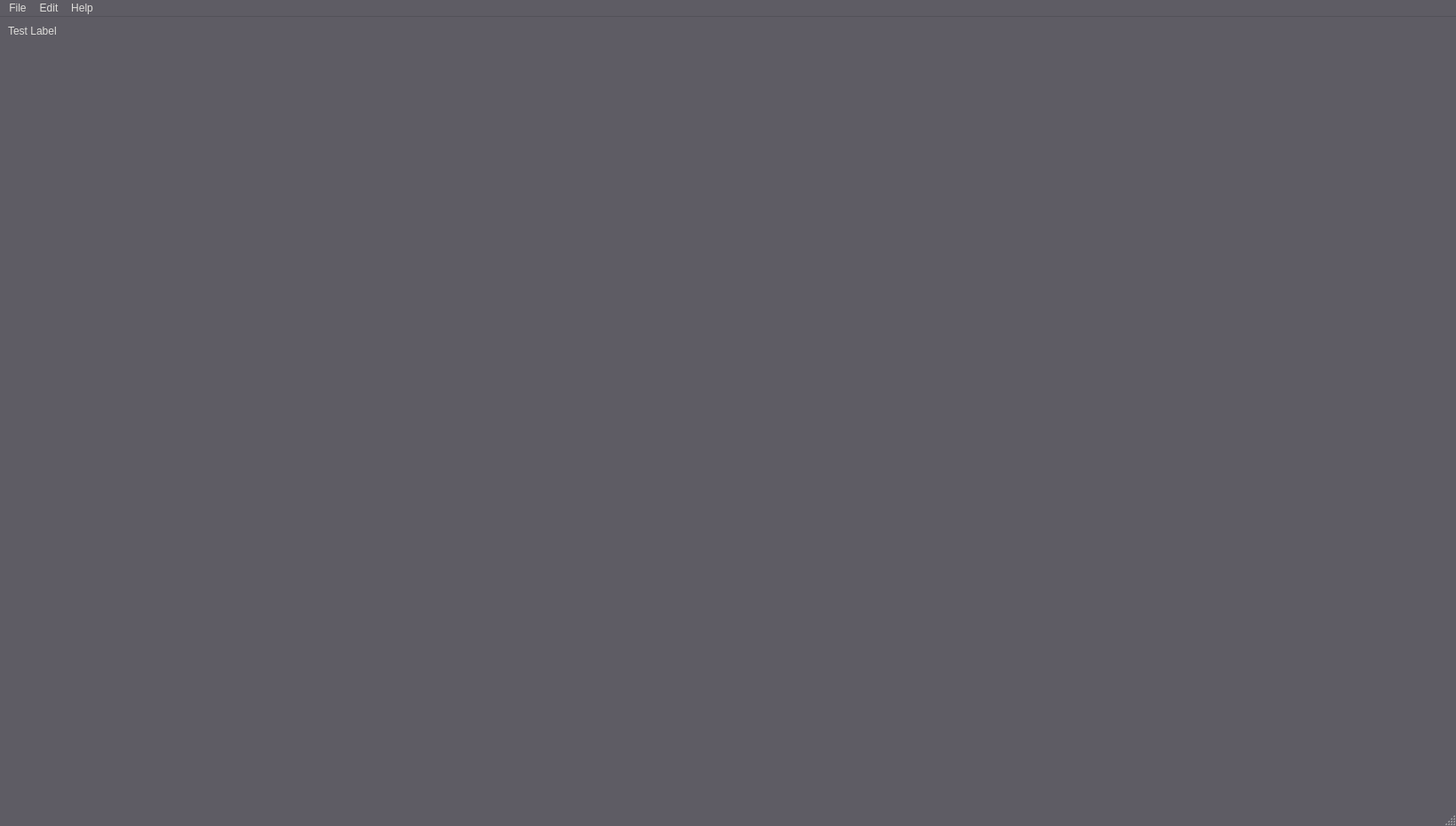
<?xml version="1.0" encoding="UTF-8"?>
<ui version="4.0">
 <class>FangornMainWindow</class>
 <widget class="QMainWindow" name="FangornMainWindow">
  <property name="geometry">
   <rect>
    <x>0</x>
    <y>0</y>
    <width>1640</width>
    <height>930</height>
   </rect>
  </property>
  <property name="sizePolicy">
   <sizepolicy hsizetype="Preferred" vsizetype="Maximum">
    <horstretch>0</horstretch>
    <verstretch>0</verstretch>
   </sizepolicy>
  </property>
  <property name="palette">
   <palette>
    <active>
     <colorrole role="WindowText">
      <brush brushstyle="SolidPattern">
       <color alpha="255">
        <red>222</red>
        <green>221</green>
        <blue>218</blue>
       </color>
      </brush>
     </colorrole>
     <colorrole role="Button">
      <brush brushstyle="SolidPattern">
       <color alpha="255">
        <red>94</red>
        <green>92</green>
        <blue>100</blue>
       </color>
      </brush>
     </colorrole>
     <colorrole role="Light">
      <brush brushstyle="SolidPattern">
       <color alpha="255">
        <red>255</red>
        <green>255</green>
        <blue>255</blue>
       </color>
      </brush>
     </colorrole>
     <colorrole role="Midlight">
      <brush brushstyle="SolidPattern">
       <color alpha="255">
        <red>202</red>
        <green>202</green>
        <blue>202</blue>
       </color>
      </brush>
     </colorrole>
     <colorrole role="Dark">
      <brush brushstyle="SolidPattern">
       <color alpha="255">
        <red>36</red>
        <green>31</green>
        <blue>49</blue>
       </color>
      </brush>
     </colorrole>
     <colorrole role="Mid">
      <brush brushstyle="SolidPattern">
       <color alpha="255">
        <red>119</red>
        <green>118</green>
        <blue>123</blue>
       </color>
      </brush>
     </colorrole>
     <colorrole role="Text">
      <brush brushstyle="SolidPattern">
       <color alpha="255">
        <red>222</red>
        <green>221</green>
        <blue>218</blue>
       </color>
      </brush>
     </colorrole>
     <colorrole role="ButtonText">
      <brush brushstyle="SolidPattern">
       <color alpha="255">
        <red>222</red>
        <green>221</green>
        <blue>218</blue>
       </color>
      </brush>
     </colorrole>
     <colorrole role="Base">
      <brush brushstyle="SolidPattern">
       <color alpha="255">
        <red>107</red>
        <green>106</green>
        <blue>104</blue>
       </color>
      </brush>
     </colorrole>
     <colorrole role="Window">
      <brush brushstyle="SolidPattern">
       <color alpha="255">
        <red>94</red>
        <green>92</green>
        <blue>100</blue>
       </color>
      </brush>
     </colorrole>
     <colorrole role="Shadow">
      <brush brushstyle="SolidPattern">
       <color alpha="255">
        <red>119</red>
        <green>118</green>
        <blue>123</blue>
       </color>
      </brush>
     </colorrole>
     <colorrole role="Highlight">
      <brush brushstyle="SolidPattern">
       <color alpha="255">
        <red>38</red>
        <green>162</green>
        <blue>105</blue>
       </color>
      </brush>
     </colorrole>
     <colorrole role="HighlightedText">
      <brush brushstyle="SolidPattern">
       <color alpha="255">
        <red>246</red>
        <green>245</green>
        <blue>244</blue>
       </color>
      </brush>
     </colorrole>
     <colorrole role="Link">
      <brush brushstyle="SolidPattern">
       <color alpha="255">
        <red>153</red>
        <green>193</green>
        <blue>241</blue>
       </color>
      </brush>
     </colorrole>
     <colorrole role="LinkVisited">
      <brush brushstyle="SolidPattern">
       <color alpha="255">
        <red>220</red>
        <green>138</green>
        <blue>221</blue>
       </color>
      </brush>
     </colorrole>
     <colorrole role="AlternateBase">
      <brush brushstyle="SolidPattern">
       <color alpha="255">
        <red>133</red>
        <green>133</green>
        <blue>131</blue>
       </color>
      </brush>
     </colorrole>
     <colorrole role="PlaceholderText">
      <brush brushstyle="SolidPattern">
       <color alpha="128">
        <red>222</red>
        <green>221</green>
        <blue>218</blue>
       </color>
      </brush>
     </colorrole>
    </active>
    <inactive>
     <colorrole role="WindowText">
      <brush brushstyle="SolidPattern">
       <color alpha="255">
        <red>222</red>
        <green>221</green>
        <blue>218</blue>
       </color>
      </brush>
     </colorrole>
     <colorrole role="Button">
      <brush brushstyle="SolidPattern">
       <color alpha="255">
        <red>94</red>
        <green>92</green>
        <blue>100</blue>
       </color>
      </brush>
     </colorrole>
     <colorrole role="Light">
      <brush brushstyle="SolidPattern">
       <color alpha="255">
        <red>255</red>
        <green>255</green>
        <blue>255</blue>
       </color>
      </brush>
     </colorrole>
     <colorrole role="Midlight">
      <brush brushstyle="SolidPattern">
       <color alpha="255">
        <red>202</red>
        <green>202</green>
        <blue>202</blue>
       </color>
      </brush>
     </colorrole>
     <colorrole role="Dark">
      <brush brushstyle="SolidPattern">
       <color alpha="255">
        <red>36</red>
        <green>31</green>
        <blue>49</blue>
       </color>
      </brush>
     </colorrole>
     <colorrole role="Mid">
      <brush brushstyle="SolidPattern">
       <color alpha="255">
        <red>119</red>
        <green>118</green>
        <blue>123</blue>
       </color>
      </brush>
     </colorrole>
     <colorrole role="Text">
      <brush brushstyle="SolidPattern">
       <color alpha="255">
        <red>222</red>
        <green>221</green>
        <blue>218</blue>
       </color>
      </brush>
     </colorrole>
     <colorrole role="ButtonText">
      <brush brushstyle="SolidPattern">
       <color alpha="255">
        <red>222</red>
        <green>221</green>
        <blue>218</blue>
       </color>
      </brush>
     </colorrole>
     <colorrole role="Base">
      <brush brushstyle="SolidPattern">
       <color alpha="255">
        <red>119</red>
        <green>118</green>
        <blue>123</blue>
       </color>
      </brush>
     </colorrole>
     <colorrole role="Window">
      <brush brushstyle="SolidPattern">
       <color alpha="255">
        <red>94</red>
        <green>92</green>
        <blue>100</blue>
       </color>
      </brush>
     </colorrole>
     <colorrole role="Shadow">
      <brush brushstyle="SolidPattern">
       <color alpha="255">
        <red>118</red>
        <green>118</green>
        <blue>118</blue>
       </color>
      </brush>
     </colorrole>
     <colorrole role="Highlight">
      <brush brushstyle="SolidPattern">
       <color alpha="255">
        <red>154</red>
        <green>153</green>
        <blue>150</blue>
       </color>
      </brush>
     </colorrole>
     <colorrole role="HighlightedText">
      <brush brushstyle="SolidPattern">
       <color alpha="255">
        <red>255</red>
        <green>255</green>
        <blue>255</blue>
       </color>
      </brush>
     </colorrole>
     <colorrole role="Link">
      <brush brushstyle="SolidPattern">
       <color alpha="255">
        <red>153</red>
        <green>193</green>
        <blue>241</blue>
       </color>
      </brush>
     </colorrole>
     <colorrole role="LinkVisited">
      <brush brushstyle="SolidPattern">
       <color alpha="255">
        <red>220</red>
        <green>138</green>
        <blue>221</blue>
       </color>
      </brush>
     </colorrole>
     <colorrole role="AlternateBase">
      <brush brushstyle="SolidPattern">
       <color alpha="255">
        <red>119</red>
        <green>118</green>
        <blue>123</blue>
       </color>
      </brush>
     </colorrole>
     <colorrole role="PlaceholderText">
      <brush brushstyle="SolidPattern">
       <color alpha="128">
        <red>222</red>
        <green>221</green>
        <blue>218</blue>
       </color>
      </brush>
     </colorrole>
    </inactive>
    <disabled>
     <colorrole role="WindowText">
      <brush brushstyle="SolidPattern">
       <color alpha="255">
        <red>154</red>
        <green>153</green>
        <blue>150</blue>
       </color>
      </brush>
     </colorrole>
     <colorrole role="Button">
      <brush brushstyle="SolidPattern">
       <color alpha="255">
        <red>94</red>
        <green>92</green>
        <blue>100</blue>
       </color>
      </brush>
     </colorrole>
     <colorrole role="Light">
      <brush brushstyle="SolidPattern">
       <color alpha="255">
        <red>255</red>
        <green>255</green>
        <blue>255</blue>
       </color>
      </brush>
     </colorrole>
     <colorrole role="Midlight">
      <brush brushstyle="SolidPattern">
       <color alpha="255">
        <red>202</red>
        <green>202</green>
        <blue>202</blue>
       </color>
      </brush>
     </colorrole>
     <colorrole role="Dark">
      <brush brushstyle="SolidPattern">
       <color alpha="255">
        <red>36</red>
        <green>31</green>
        <blue>49</blue>
       </color>
      </brush>
     </colorrole>
     <colorrole role="Mid">
      <brush brushstyle="SolidPattern">
       <color alpha="255">
        <red>119</red>
        <green>118</green>
        <blue>123</blue>
       </color>
      </brush>
     </colorrole>
     <colorrole role="Text">
      <brush brushstyle="SolidPattern">
       <color alpha="255">
        <red>154</red>
        <green>153</green>
        <blue>150</blue>
       </color>
      </brush>
     </colorrole>
     <colorrole role="ButtonText">
      <brush brushstyle="SolidPattern">
       <color alpha="255">
        <red>154</red>
        <green>153</green>
        <blue>150</blue>
       </color>
      </brush>
     </colorrole>
     <colorrole role="Base">
      <brush brushstyle="SolidPattern">
       <color alpha="255">
        <red>119</red>
        <green>118</green>
        <blue>123</blue>
       </color>
      </brush>
     </colorrole>
     <colorrole role="Window">
      <brush brushstyle="SolidPattern">
       <color alpha="255">
        <red>94</red>
        <green>92</green>
        <blue>100</blue>
       </color>
      </brush>
     </colorrole>
     <colorrole role="Shadow">
      <brush brushstyle="SolidPattern">
       <color alpha="255">
        <red>119</red>
        <green>118</green>
        <blue>123</blue>
       </color>
      </brush>
     </colorrole>
     <colorrole role="Highlight">
      <brush brushstyle="SolidPattern">
       <color alpha="255">
        <red>154</red>
        <green>153</green>
        <blue>150</blue>
       </color>
      </brush>
     </colorrole>
     <colorrole role="HighlightedText">
      <brush brushstyle="SolidPattern">
       <color alpha="255">
        <red>255</red>
        <green>255</green>
        <blue>255</blue>
       </color>
      </brush>
     </colorrole>
     <colorrole role="Link">
      <brush brushstyle="SolidPattern">
       <color alpha="255">
        <red>153</red>
        <green>193</green>
        <blue>241</blue>
       </color>
      </brush>
     </colorrole>
     <colorrole role="LinkVisited">
      <brush brushstyle="SolidPattern">
       <color alpha="255">
        <red>220</red>
        <green>138</green>
        <blue>221</blue>
       </color>
      </brush>
     </colorrole>
     <colorrole role="AlternateBase">
      <brush brushstyle="SolidPattern">
       <color alpha="255">
        <red>119</red>
        <green>118</green>
        <blue>123</blue>
       </color>
      </brush>
     </colorrole>
     <colorrole role="PlaceholderText">
      <brush brushstyle="SolidPattern">
       <color alpha="128">
        <red>222</red>
        <green>221</green>
        <blue>218</blue>
       </color>
      </brush>
     </colorrole>
    </disabled>
   </palette>
  </property>
  <property name="windowTitle">
   <string>FangornMainWindow</string>
  </property>
  <widget class="QWidget" name="centralWidget">
   <property name="palette">
    <palette>
     <active>
      <colorrole role="WindowText">
       <brush brushstyle="SolidPattern">
        <color alpha="255">
         <red>222</red>
         <green>221</green>
         <blue>218</blue>
        </color>
       </brush>
      </colorrole>
      <colorrole role="Button">
       <brush brushstyle="SolidPattern">
        <color alpha="255">
         <red>94</red>
         <green>92</green>
         <blue>100</blue>
        </color>
       </brush>
      </colorrole>
      <colorrole role="Light">
       <brush brushstyle="SolidPattern">
        <color alpha="255">
         <red>255</red>
         <green>255</green>
         <blue>255</blue>
        </color>
       </brush>
      </colorrole>
      <colorrole role="Midlight">
       <brush brushstyle="SolidPattern">
        <color alpha="255">
         <red>202</red>
         <green>202</green>
         <blue>202</blue>
        </color>
       </brush>
      </colorrole>
      <colorrole role="Dark">
       <brush brushstyle="SolidPattern">
        <color alpha="255">
         <red>36</red>
         <green>31</green>
         <blue>49</blue>
        </color>
       </brush>
      </colorrole>
      <colorrole role="Mid">
       <brush brushstyle="SolidPattern">
        <color alpha="255">
         <red>119</red>
         <green>118</green>
         <blue>123</blue>
        </color>
       </brush>
      </colorrole>
      <colorrole role="Text">
       <brush brushstyle="SolidPattern">
        <color alpha="255">
         <red>222</red>
         <green>221</green>
         <blue>218</blue>
        </color>
       </brush>
      </colorrole>
      <colorrole role="ButtonText">
       <brush brushstyle="SolidPattern">
        <color alpha="255">
         <red>222</red>
         <green>221</green>
         <blue>218</blue>
        </color>
       </brush>
      </colorrole>
      <colorrole role="Base">
       <brush brushstyle="SolidPattern">
        <color alpha="255">
         <red>107</red>
         <green>106</green>
         <blue>104</blue>
        </color>
       </brush>
      </colorrole>
      <colorrole role="Window">
       <brush brushstyle="SolidPattern">
        <color alpha="255">
         <red>94</red>
         <green>92</green>
         <blue>100</blue>
        </color>
       </brush>
      </colorrole>
      <colorrole role="Shadow">
       <brush brushstyle="SolidPattern">
        <color alpha="255">
         <red>119</red>
         <green>118</green>
         <blue>123</blue>
        </color>
       </brush>
      </colorrole>
      <colorrole role="Highlight">
       <brush brushstyle="SolidPattern">
        <color alpha="255">
         <red>38</red>
         <green>162</green>
         <blue>105</blue>
        </color>
       </brush>
      </colorrole>
      <colorrole role="HighlightedText">
       <brush brushstyle="SolidPattern">
        <color alpha="255">
         <red>246</red>
         <green>245</green>
         <blue>244</blue>
        </color>
       </brush>
      </colorrole>
      <colorrole role="Link">
       <brush brushstyle="SolidPattern">
        <color alpha="255">
         <red>153</red>
         <green>193</green>
         <blue>241</blue>
        </color>
       </brush>
      </colorrole>
      <colorrole role="LinkVisited">
       <brush brushstyle="SolidPattern">
        <color alpha="255">
         <red>220</red>
         <green>138</green>
         <blue>221</blue>
        </color>
       </brush>
      </colorrole>
      <colorrole role="AlternateBase">
       <brush brushstyle="SolidPattern">
        <color alpha="255">
         <red>133</red>
         <green>133</green>
         <blue>131</blue>
        </color>
       </brush>
      </colorrole>
      <colorrole role="PlaceholderText">
       <brush brushstyle="SolidPattern">
        <color alpha="128">
         <red>222</red>
         <green>221</green>
         <blue>218</blue>
        </color>
       </brush>
      </colorrole>
     </active>
     <inactive>
      <colorrole role="WindowText">
       <brush brushstyle="SolidPattern">
        <color alpha="255">
         <red>222</red>
         <green>221</green>
         <blue>218</blue>
        </color>
       </brush>
      </colorrole>
      <colorrole role="Button">
       <brush brushstyle="SolidPattern">
        <color alpha="255">
         <red>94</red>
         <green>92</green>
         <blue>100</blue>
        </color>
       </brush>
      </colorrole>
      <colorrole role="Light">
       <brush brushstyle="SolidPattern">
        <color alpha="255">
         <red>255</red>
         <green>255</green>
         <blue>255</blue>
        </color>
       </brush>
      </colorrole>
      <colorrole role="Midlight">
       <brush brushstyle="SolidPattern">
        <color alpha="255">
         <red>202</red>
         <green>202</green>
         <blue>202</blue>
        </color>
       </brush>
      </colorrole>
      <colorrole role="Dark">
       <brush brushstyle="SolidPattern">
        <color alpha="255">
         <red>36</red>
         <green>31</green>
         <blue>49</blue>
        </color>
       </brush>
      </colorrole>
      <colorrole role="Mid">
       <brush brushstyle="SolidPattern">
        <color alpha="255">
         <red>119</red>
         <green>118</green>
         <blue>123</blue>
        </color>
       </brush>
      </colorrole>
      <colorrole role="Text">
       <brush brushstyle="SolidPattern">
        <color alpha="255">
         <red>222</red>
         <green>221</green>
         <blue>218</blue>
        </color>
       </brush>
      </colorrole>
      <colorrole role="ButtonText">
       <brush brushstyle="SolidPattern">
        <color alpha="255">
         <red>222</red>
         <green>221</green>
         <blue>218</blue>
        </color>
       </brush>
      </colorrole>
      <colorrole role="Base">
       <brush brushstyle="SolidPattern">
        <color alpha="255">
         <red>119</red>
         <green>118</green>
         <blue>123</blue>
        </color>
       </brush>
      </colorrole>
      <colorrole role="Window">
       <brush brushstyle="SolidPattern">
        <color alpha="255">
         <red>94</red>
         <green>92</green>
         <blue>100</blue>
        </color>
       </brush>
      </colorrole>
      <colorrole role="Shadow">
       <brush brushstyle="SolidPattern">
        <color alpha="255">
         <red>118</red>
         <green>118</green>
         <blue>118</blue>
        </color>
       </brush>
      </colorrole>
      <colorrole role="Highlight">
       <brush brushstyle="SolidPattern">
        <color alpha="255">
         <red>154</red>
         <green>153</green>
         <blue>150</blue>
        </color>
       </brush>
      </colorrole>
      <colorrole role="HighlightedText">
       <brush brushstyle="SolidPattern">
        <color alpha="255">
         <red>255</red>
         <green>255</green>
         <blue>255</blue>
        </color>
       </brush>
      </colorrole>
      <colorrole role="Link">
       <brush brushstyle="SolidPattern">
        <color alpha="255">
         <red>153</red>
         <green>193</green>
         <blue>241</blue>
        </color>
       </brush>
      </colorrole>
      <colorrole role="LinkVisited">
       <brush brushstyle="SolidPattern">
        <color alpha="255">
         <red>220</red>
         <green>138</green>
         <blue>221</blue>
        </color>
       </brush>
      </colorrole>
      <colorrole role="AlternateBase">
       <brush brushstyle="SolidPattern">
        <color alpha="255">
         <red>119</red>
         <green>118</green>
         <blue>123</blue>
        </color>
       </brush>
      </colorrole>
      <colorrole role="PlaceholderText">
       <brush brushstyle="SolidPattern">
        <color alpha="128">
         <red>222</red>
         <green>221</green>
         <blue>218</blue>
        </color>
       </brush>
      </colorrole>
     </inactive>
     <disabled>
      <colorrole role="WindowText">
       <brush brushstyle="SolidPattern">
        <color alpha="255">
         <red>154</red>
         <green>153</green>
         <blue>150</blue>
        </color>
       </brush>
      </colorrole>
      <colorrole role="Button">
       <brush brushstyle="SolidPattern">
        <color alpha="255">
         <red>94</red>
         <green>92</green>
         <blue>100</blue>
        </color>
       </brush>
      </colorrole>
      <colorrole role="Light">
       <brush brushstyle="SolidPattern">
        <color alpha="255">
         <red>255</red>
         <green>255</green>
         <blue>255</blue>
        </color>
       </brush>
      </colorrole>
      <colorrole role="Midlight">
       <brush brushstyle="SolidPattern">
        <color alpha="255">
         <red>202</red>
         <green>202</green>
         <blue>202</blue>
        </color>
       </brush>
      </colorrole>
      <colorrole role="Dark">
       <brush brushstyle="SolidPattern">
        <color alpha="255">
         <red>36</red>
         <green>31</green>
         <blue>49</blue>
        </color>
       </brush>
      </colorrole>
      <colorrole role="Mid">
       <brush brushstyle="SolidPattern">
        <color alpha="255">
         <red>119</red>
         <green>118</green>
         <blue>123</blue>
        </color>
       </brush>
      </colorrole>
      <colorrole role="Text">
       <brush brushstyle="SolidPattern">
        <color alpha="255">
         <red>154</red>
         <green>153</green>
         <blue>150</blue>
        </color>
       </brush>
      </colorrole>
      <colorrole role="ButtonText">
       <brush brushstyle="SolidPattern">
        <color alpha="255">
         <red>154</red>
         <green>153</green>
         <blue>150</blue>
        </color>
       </brush>
      </colorrole>
      <colorrole role="Base">
       <brush brushstyle="SolidPattern">
        <color alpha="255">
         <red>119</red>
         <green>118</green>
         <blue>123</blue>
        </color>
       </brush>
      </colorrole>
      <colorrole role="Window">
       <brush brushstyle="SolidPattern">
        <color alpha="255">
         <red>94</red>
         <green>92</green>
         <blue>100</blue>
        </color>
       </brush>
      </colorrole>
      <colorrole role="Shadow">
       <brush brushstyle="SolidPattern">
        <color alpha="255">
         <red>119</red>
         <green>118</green>
         <blue>123</blue>
        </color>
       </brush>
      </colorrole>
      <colorrole role="Highlight">
       <brush brushstyle="SolidPattern">
        <color alpha="255">
         <red>154</red>
         <green>153</green>
         <blue>150</blue>
        </color>
       </brush>
      </colorrole>
      <colorrole role="HighlightedText">
       <brush brushstyle="SolidPattern">
        <color alpha="255">
         <red>255</red>
         <green>255</green>
         <blue>255</blue>
        </color>
       </brush>
      </colorrole>
      <colorrole role="Link">
       <brush brushstyle="SolidPattern">
        <color alpha="255">
         <red>153</red>
         <green>193</green>
         <blue>241</blue>
        </color>
       </brush>
      </colorrole>
      <colorrole role="LinkVisited">
       <brush brushstyle="SolidPattern">
        <color alpha="255">
         <red>220</red>
         <green>138</green>
         <blue>221</blue>
        </color>
       </brush>
      </colorrole>
      <colorrole role="AlternateBase">
       <brush brushstyle="SolidPattern">
        <color alpha="255">
         <red>119</red>
         <green>118</green>
         <blue>123</blue>
        </color>
       </brush>
      </colorrole>
      <colorrole role="PlaceholderText">
       <brush brushstyle="SolidPattern">
        <color alpha="128">
         <red>222</red>
         <green>221</green>
         <blue>218</blue>
        </color>
       </brush>
      </colorrole>
     </disabled>
    </palette>
   </property>
   <property name="layoutDirection">
    <enum>Qt::LeftToRight</enum>
   </property>
   <layout class="QVBoxLayout" name="verticalLayout">
    <item>
     <widget class="QLabel" name="testLabel">
      <property name="sizePolicy">
       <sizepolicy hsizetype="Minimum" vsizetype="Minimum">
        <horstretch>0</horstretch>
        <verstretch>0</verstretch>
       </sizepolicy>
      </property>
      <property name="maximumSize">
       <size>
        <width>16777215</width>
        <height>100</height>
       </size>
      </property>
      <property name="text">
       <string>Test Label</string>
      </property>
     </widget>
    </item>
    <item>
     <widget class="QWidget" name="mainPanel" native="true">
      <property name="sizePolicy">
       <sizepolicy hsizetype="Preferred" vsizetype="Preferred">
        <horstretch>0</horstretch>
        <verstretch>1</verstretch>
       </sizepolicy>
      </property>
      <layout class="QGridLayout" name="gridLayout"/>
     </widget>
    </item>
   </layout>
  </widget>
  <widget class="QMenuBar" name="menubar">
   <property name="geometry">
    <rect>
     <x>0</x>
     <y>0</y>
     <width>1640</width>
     <height>22</height>
    </rect>
   </property>
   <widget class="QMenu" name="menuFile">
    <property name="title">
     <string>File</string>
    </property>
    <addaction name="actionOpen_File"/>
    <addaction name="actionOpen_Directory"/>
    <addaction name="actionSave_File"/>
    <addaction name="actionSave_File_As"/>
    <addaction name="actionClose_Directory"/>
    <addaction name="separator"/>
    <addaction name="actionConnect"/>
   </widget>
   <widget class="QMenu" name="menuEcit">
    <property name="title">
     <string>Edit</string>
    </property>
   </widget>
   <widget class="QMenu" name="menuHelp">
    <property name="title">
     <string>Help</string>
    </property>
    <addaction name="actionAbout"/>
   </widget>
   <addaction name="menuFile"/>
   <addaction name="menuEcit"/>
   <addaction name="menuHelp"/>
  </widget>
  <widget class="QStatusBar" name="statusbar"/>
  <action name="actionOpen_File">
   <property name="text">
    <string>Open File...</string>
   </property>
  </action>
  <action name="actionOpen_Directory">
   <property name="text">
    <string>Open Directory...</string>
   </property>
  </action>
  <action name="actionSave_File">
   <property name="text">
    <string>Save File...</string>
   </property>
  </action>
  <action name="actionSave_File_As">
   <property name="text">
    <string>Save File As...</string>
   </property>
  </action>
  <action name="actionClose_Directory">
   <property name="text">
    <string>Close Directory</string>
   </property>
  </action>
  <action name="actionConnect">
   <property name="text">
    <string>Connect...</string>
   </property>
  </action>
  <action name="actionAbout">
   <property name="text">
    <string>About...</string>
   </property>
  </action>
 </widget>
 <resources/>
 <connections/>
</ui>
